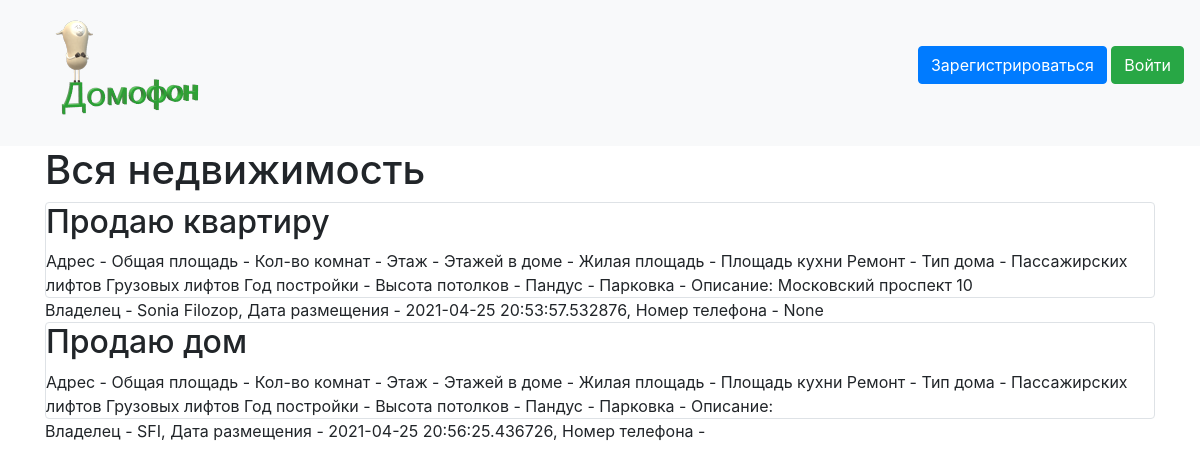
The app's page /, older data.
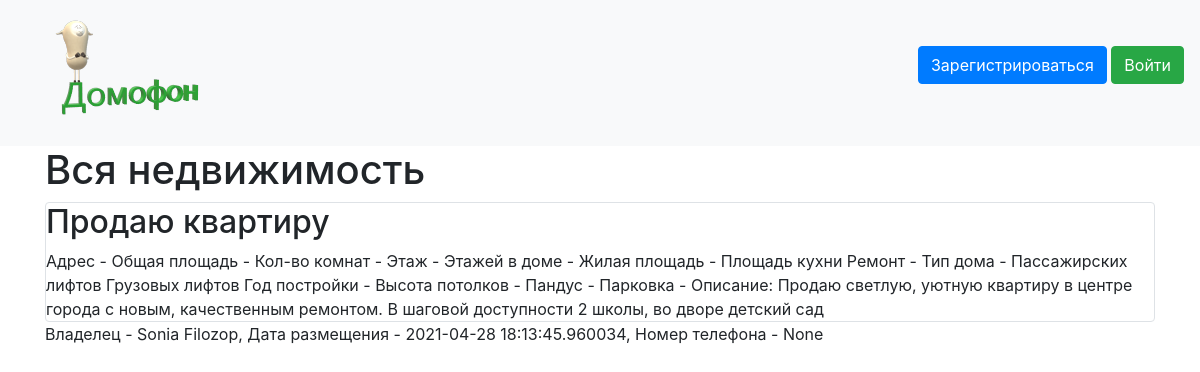
The same page, newer data.
### data/news.py (models this page shows)
class News(SqlAlchemyBase):
    __tablename__ = 'news'
    id = sqlalchemy.Column(sqlalchemy.Integer,
                           primary_key=True, autoincrement=True)
    title = sqlalchemy.Column(sqlalchemy.String, nullable=True)
    content = sqlalchemy.Column(sqlalchemy.String, nullable=True)
    created_date = sqlalchemy.Column(sqlalchemy.DateTime,
                                     default=datetime.datetime.now)
    is_private = sqlalchemy.Column(sqlalchemy.Boolean, default=True)
    user_id = sqlalchemy.Column(sqlalchemy.Integer,
                                sqlalchemy.ForeignKey("users.id"))
    user = orm.relation('User')
    categories = orm.relation("Category",
                              secondary="association",
                              backref="news")

### data/users.py (models this page shows, shortened)
class User(SqlAlchemyBase, UserMixin):
    __tablename__ = 'users'
    id = sqlalchemy.Column(sqlalchemy.Integer,
                           primary_key=True, autoincrement=True)
    name = sqlalchemy.Column(sqlalchemy.String, nullable=True)
    about = sqlalchemy.Column(sqlalchemy.String, nullable=True)
    email = sqlalchemy.Column(sqlalchemy.String,
                              index=True, unique=True, nullable=True)
    hashed_password = sqlalchemy.Column(sqlalchemy.String, nullable=True)
    created_date = sqlalchemy.Column(sqlalchemy.DateTime,
                                     default=datetime.datetime.now)
    news = orm.relation("News", back_populates='user')

### main.py (the view)
@app.route("/")
def index():
    db_sess = db_session.create_session()
    news = db_sess.query(News).filter(News.is_private != True)
    return render_template("index.html", news=news)

### data/db_session.py (called while the page is built)
def create_session() -> Session:
    global __factory
    return __factory()

### templates/index.html (shortened to what this page needs)
{% extends "base.html" %}
{% block content %}
<h1>Вся недвижимость</h1>
{% for item in news%}
<div class="col-md6 border rounded">
    <h2>{{item.title}}</h2>
    <div>
        Адрес - {{item.address}}
        Общая площадь - {{item.plos}}
        Кол-во комнат - {{item.num_kom}}
        Этаж - {{item.etag}}
        Этажей в доме - {{item.etag_home}}
        Жилая площадь - {{item.living}}
        Площадь кухни {{item.kitchen}}
        Ремонт - {{item.remont}}
        Тип дома - {{item.type_home}}
        Пассажирских лифтов {{item.pass_lifts}}
        Грузовых лифтов {{item.gruz_lifts}}
        Год постройки - {{item.year}}
        Высота потолков - {{item.height}}
        Пандус - {{item.pandus}}
        Парковка - {{item.parking}}
        Описание: {{item.content}}
    </div>
</div>
    <div>
        Владелец - {{item.user.name}}, Дата размещения - {{item.created_date}}, Номер телефона - {{item.user.about}}
    </div>
{% endfor %}
{% endblock %}

### templates/base.html (shortened to what this page needs)
<!doctype html>
<html lang="en">
<head>
    <link rel="stylesheet"
          href="https://stackpath.bootstrapcdn.com/bootstrap/4.4.1/css/bootstrap.min.css"
>
</head>
<body>
<header>
    <nav class="navbar navbar-light bg-light">
        <a class="navbar-brand" href="/"><img src="{{ url_for('static', filename='photo/logo.png') }}" /></a>
        {% if current_user.is_authenticated %}
    <a class="navbar navbar-light bg-light">
        <a class="navbar-brand" href="/my_news">{{ current_user.name }}</a>
        <a class="btn btn-primary " href="/logout">Выйти</a>
{% else %}
    <p>
        <a class="btn btn-primary " href="/register">Зарегистрироваться</a>
        <a class="btn btn-success" href="/login">Войти</a>
    </p>
{% endif %}
    </nav>
</header>
<main role="main" class="container">
    {% block content %}{% endblock %}
</main>
</body>
</html>

Row changes from the older to the newer data that the page shows:
removed News: title "Продаю дом", user.name "SFI", created_date "2021-04-25 20:56:25.436726"
changed News "Продаю квартиру": content "Московский проспект 10" → "Продаю светлую, уютную квартиру в центре города с новым, качественным ремонтом. В шаговой доступности 2 школы, во дворе детский сад"; created_date "2021-04-25 20:53:57.532876" → "2021-04-28 18:13:45.960034"
